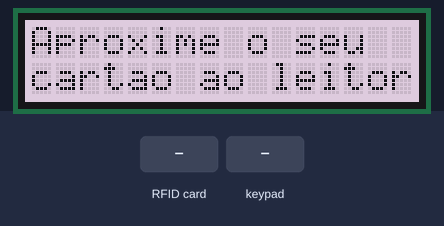
A sketch run on a simulated Arduino Mega 2560, built with avr-gcc and run on an emulated ATmega2560. Shown: 16×2 character LCD. Inputs (shaded band) come from the test bench. The modem accepts every AT command (registered, SIM ready, sends succeed) and sends nothing else; what the sketch prints to the serial monitor is not drawn.

Above: at 7.2 s.
7.3 s: RFID card EA 35 91 ED held to the reader
At 8.7 s:
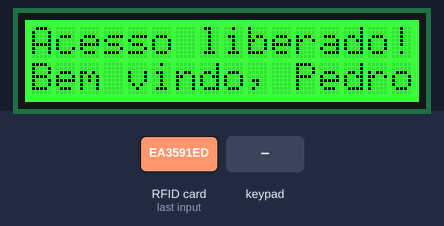
10.3 s: key 'D' pressed
At 12.1 s:
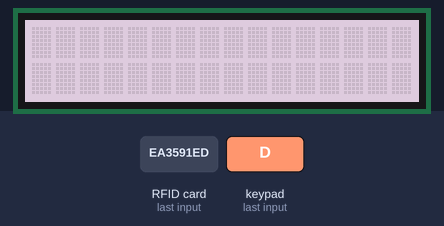
13.3 s: RFID card 2B C5 CC 46 held to the reader
At 14.5 s:
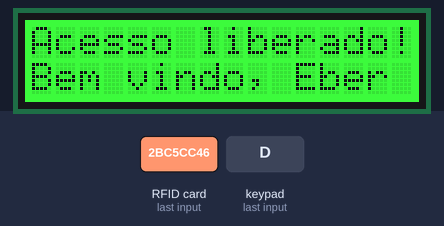
16.3 s: keypad keys 8 5 2 6 5 A pressed 0.4 s apart
At 19.5 s:
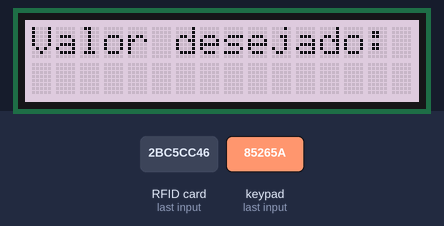
20.2 s: key '*' pressed
At 20.5 s:
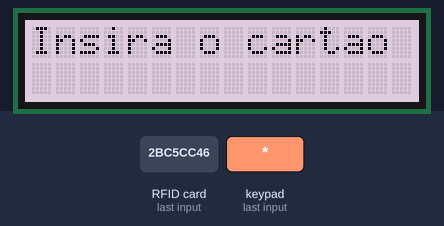
Timing chart, 0 to 23.2 s (numbered marks = the images above; inputs shaded):
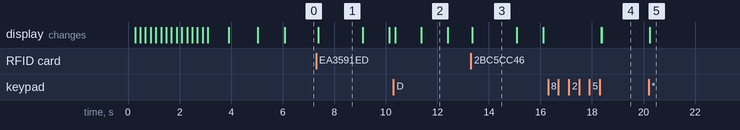

The sketch:

PFTN.ino
```cpp
/**
   Projeto: Carteirinha Charging Center com ESP01 e Arduino UNO

   Resumo: O funcionamento básico deste projeto pode ser descrito como uma central com interface humano máquina (IHM).
   Esta interface será composta de um display para mostrar ao usuário as informações e um teclado que será responsável por inserir as informações no sistema.
   A central será controlada por um microcontrolador ATmega-328 inserido a um Arduino contendo acesso a rede através de um módulo Wi-ﬁ ESP01

*/
#include <SPI.h>
#include <MFRC522.h>
#include <LiquidCrystal.h>
#include <Wire.h>
#include "rgb_lcd.h"
#include <Keypad.h>
//String email = "eber.lima10@gmail.com";
rgb_lcd lcd;
const int colorR = 127;
const int colorG = 255;
const int colorB = 212;

/**********************************************************/
//a cada 24 colunas ele troca de linha sozinho
char array0[] = "Seja Bem Vindo  "; //16
char array1[] = "Sist de Recarga   "; // 18
char array2[] = "Aprox o Cartao  "; //16
char array3[] = "Escolha Funcao Desejada"; //23
char array4[] = "Digite o Valor Desejado"; //23
char array5[] = "A - carregar ; B - Saldo ; C - Transferir ; D - Sair"; //52
int tim = 200; //the value of delay time
/*********************************************************/

const byte ROWS = 4; //four rows
const byte COLS = 4; //four columns
//define the symbols on the buttons of the keypads
char hexaKeys[ROWS][COLS] = {
  {'1', '2', '3', 'A'},
  {'4', '5', '6', 'B'},
  {'7', '8', '9', 'C'},
  {'*', '0', '#', 'D'}
};
byte rowPins[ROWS] = {22, 24, 26, 28}; //connect to the row pinouts of the keypad
byte colPins[COLS] = {30, 32, 34, 36}; //connect to the column pinouts of the keypad

Keypad customKeypad = Keypad(makeKeymap(hexaKeys), rowPins, colPins, ROWS, COLS);

#define SS_PIN 53
#define RST_PIN 5

#define SerialWifi Serial3
uint32_t msg = 0; //numero de creditos enviados no email
int conectado = 0;
uint32_t addcred = 0;
uint32_t SA = 0;
int h = 0; //linha da matriz
int j = 0;

MFRC522 mfrc522(SS_PIN, RST_PIN);
//Matriz de pessoas e códigos cadastrados
String matriz[5][4] = {"Pedro", "EA 35 91 ED", "0", "phbirais@gmail.com",
                       "Eber", "2B C5 CC 46", "3", "eber.lima10@gmail.com",
                       "Bruno", "D6 1A DB 4F", "40", "brunomatsumura@gmail.com",
                       "William", "i", "10", "phbirais@gmail.com",
                       "Random", "71 69 E2 1E", "1", "eber.lima10@gmail.com",
                      };

char st[20];
char EscolheFuncao;
char FuncaoEscolhida;
char ConfirmaValor;
bool find = false;
char ValorRecargaDigitado;
int ValorRecargaInt;
String ValorRecargaString;
//vetor dos créditos de cada pessoa
uint32_t credito[5];


static bool espCheckPresence(uint16_t timeout, uint8_t retries);
static void espBegin();
static void wifiSetup();
static void handleServerClient();
static void wifiStartServer();
static void wifiSendData(uint32_t value);
static String sendModemCommand(String cmd, uint16_t timeout, uint8_t retries = 1);
static void serverProccessClientCommand();

String graph = "<div><iframe width=\"600\" height=\"371\" seamless frameborder=\"0\" scrolling=\"no\" src=\"https://docs.google.com/spreadsheets/d/e/2PACX-1vR8s42u9PIdtwFOw-40zyTslirCnkRh3qC8VLIpW0g0hfNXG_YMYwXO9wqkZMWlw2mI-HxiabLMg6jz/pubchart?oid=249031932&amp;format=interactive\"></iframe></div>";

uint32_t lastDataSent = millis();
uint16_t dataInterval = 60000;
String SSID = "UFABC";
String PW = "85265";

void setup()
{
  // set up the LCD's number of columns and rows:
  lcd.begin(16, 2);
  lcd.setRGB(colorR, colorG, colorB);

  lcd.clear();
  lcd.setCursor(16, 0);
  for (int positionCounter0 = 0; positionCounter0 < 16 ; positionCounter0++)
  {
    lcd.scrollDisplayLeft();
    lcd.print(array0[positionCounter0]);
    delay(tim);
  }
  delay(600);

  lcd.clear();
  lcd.setCursor(0, 0);
  lcd.print("Sist de recarga");
  delay(1000);
  lcd.setCursor(0, 1);
  lcd.print("aguarde........");


  Serial.begin(115200); // Inicia a serial
  SPI.begin();    // Inicia  SPI bus
  mfrc522.PCD_Init(); // Inicia MFRC522

  Serial.println("Bem-vindo ao 3C");


  //Transforma a coluna de creditos da matriz string em coluna de inteiros
  for (h = 0; h < 5; h++)
  {
    for (j = 2; j < 3; j++)
    {
      SA = matriz[h][j].toInt(); //saldo antes de carregar

    }
  }

  Serial.begin(115200);
  SerialWifi.begin(115200);
  SPI.begin();    // Inicia  SPI bus
  mfrc522.PCD_Init(); // Inicia MFRC522
  Serial.println("Bem-vindo ao 3C");
  //tranf
  for (int h = 0; h < 5; h++) {
    for (int j = 2; j < 3; j++) {
      credito[h] = matriz[h][j].toInt();
    }
  }
  //checa esp
  if (!espCheckPresence(10, 500))
  {
    Serial.println("Nao achei bixo");
    while (1);
  }

  delay(1000);
  //Configura Wifi e Esp
  wifiSetup();
}

void loop()
{

  find = false;

  lcd.clear();
  lcd.setCursor(0, 0);
  lcd.print("Aproxime o seu");
  lcd.setCursor(0, 1);
  lcd.print("cartao ao leitor");
  // Busca novos cartões
  if ( ! mfrc522.PICC_IsNewCardPresent())
  {
    return;
  }
  // Escolhe um
  if ( ! mfrc522.PICC_ReadCardSerial())
  {
    return;
  }

  //Mostra UID na serial
  Serial.print("UID da tag :");//Não colocar no display
  String conteudo = "";
  byte letra;

  for (byte i = 0; i < mfrc522.uid.size; i++) //Não printar no display
  {
    Serial.print(mfrc522.uid.uidByte[i] < 0x10 ? " 0" : " ");
    Serial.print(mfrc522.uid.uidByte[i], HEX);
    conteudo.concat(String(mfrc522.uid.uidByte[i] < 0x10 ? " 0" : " "));
    conteudo.concat(String(mfrc522.uid.uidByte[i], HEX));
  }
  //coloca o codigo em letra maiuscula
  conteudo.toUpperCase();

  //varre a matriz de cadstro para encontar a TAG
  for (h = 0; h < 5; h++) {
    for (j = 1; j < 2; j++) {
      if (conteudo.substring(1) == matriz[h][j]) {
        //se conteudo estiver na matriz, printa o nome da pessoa associada a tag
        lcd.clear();
        lcd.setCursor(0, 0);
        lcd.print("Acesso liberado!");
        lcd.setCursor(0, 1);
        lcd.print("Bem vindo, " + matriz[h][j - 1]);
        lcd.setRGB(0, 255, 0);
        delay(1700);
        lcd.setRGB(216, 191, 216);

        //escolher entre opções
        RotinaEscolha();
        find = true;
        delay(1000);


      }
      break;
    }
  }
  //se não achar na matriz, acesso negado
  if (find == false) {
    lcd.clear();
    lcd.setCursor(0, 0);
    lcd.print("Acesso Negado!");
    lcd.setCursor(0, 1);
    lcd.print("Nao Cadastrado");
    Serial.println("\nCarteirinha não cadastrada");
    Serial.println("Acesso Negado!"); //voltar para tela inicial
    Serial.println("Leitura");
    Serial.println(conteudo.substring(1));

    lcd.setRGB(255, 0, 0);
    delay(1500);
    lcd.setRGB( 216, 191, 216);
    lcd.clear();
    lcd.setCursor(0, 0);
    lcd.clear();
    lcd.setCursor(0, 0);
    lcd.print("Aproxime o seu");
    lcd.setCursor(0, 1);
    lcd.print("cartao ao leitor");
    delay(1500);
  }
  else
  {
    //escolher entre opções
  }

}


static String sendModemCommand(String cmd, uint16_t timeout, uint8_t retries)
{
  /* Cria uma string onde a resposta será armazenada */
  String response = "";
  uint8_t ret = retries;

  /* Tenta enviar o comando. Se não obtiver sucesso, tentará retries vezes */
  do {
    Serial.println("Sending: " + cmd);
    SerialWifi.print(cmd);
    uint32_t currentTime = millis();

    /* Após enviar o comando, aguarda pelo OK. Se ocorrer o timeout, ele desiste
       e vai para a próxima tentativa*/
    while (millis() < (currentTime + timeout))
    {
      while (SerialWifi.available()) response += (char) SerialWifi.read();
      /* Quebra o loop se o OK for encontrado */
      if (response.indexOf("OK") != -1) break;
    }
    Serial.println("Response " + String(retries - ret) + ": " + response);
    if (response.indexOf("OK") != -1) break;
    response = "";
  } while (ret-- > 1);

  Serial.println(response);
  return response;
}

static bool espCheckPresence(uint16_t timeout, uint8_t retries)
{
  /* Cria uma string onde a resposta será armazenada */
  String response = "";

  /* Envia a string AT diversas vezes, até conseguir uma resposta
     OK ou acabar o tempo/número de tentativas*/
  do {
    SerialWifi.print("AT\r\n");
    uint32_t currentTime = millis();
    while (millis() < (currentTime + timeout))
    {
      while (SerialWifi.available()) response += (char) SerialWifi.read();
      if (response.indexOf("OK") != -1) return true;
    }
    Serial.println(response);
    response = "";
  } while (retries-- > 1);

  return false;
}

/* Inicializa as configurações de WiFi. */
static void wifiSetup()
{
  String response;
  /* Envia o comando de conectar ao WiFi */
  response = sendModemCommand("AT+CWJAP=\"" + SSID + "\",\"" + PW + "\"\r\n", 10000);

  /* Se foi possível conectar, mostra o IP */
  if (response.indexOf("OK") != -1)
  {
    sendModemCommand("AT+CIFSR\r\n", 1000);
  }

  /* Configura o ESP como WiFi Station */
  sendModemCommand("AT+CWMODE=1\r\n", 1000);

  const int colorR = 216;
  const int colorG = 191;
  const int colorB = 216;
  lcd.setRGB(colorR, colorG, colorB);
}


static void wifiSendData(uint32_t msg, String email)
{
  /* Prepara a requisição GET para o PushingBox com o valor desejado*/
  String data = "GET /pushingbox?devid=v12BC0951E24E2C2";
  data += "&email=" + (email);
  data += "&msg=" + String(msg);
  //data += "&credit=" + String(credit);

  data += " HTTP/1.1\r\nHost: api.pushingbox.com\r\n\r\n";

  /* Conecta ao servidor */
  sendModemCommand("AT+CIPSTART=\"TCP\",\"api.pushingbox.com\",80\r\n", 2500);
  delay(500);

  /* Descreve o tamanho dos dados para envio */
  sendModemCommand("AT+CIPSEND=" + String(data.length()) + "\r\n", 2000);
  delay(500);

  /* Envia os dados */
  SerialWifi.print(data);
  Serial.println("Data sent.");
}


void mensageminicial()
{
  lcd.setRGB(colorR, colorG, colorB);
  lcd.clear();
  lcd.setCursor(16, 0);
  for (int positionCounter2 = 0; positionCounter2 < 21 ; positionCounter2++)
  {
    lcd.scrollDisplayLeft();
    lcd.print(array2[positionCounter2]);
    delay(tim);
  }
  Serial.println("Aproxime o seu cartao do leitor...");
  Serial.println();
}


void RotinaEscolha() {

  EscolherFuncao();
  FuncaoSelecionada();


}

void EscolherFuncao()
{
  int cont;
  lcd.clear();
  lcd.setCursor(0, 0);
  lcd.print("opcoes possiveis:");
  delay(1000);
  lcd.clear();
  lcd.setCursor(0, 0);
  lcd.print("A-carga/B-saldo");
  lcd.setCursor(0, 1);
  lcd.print("C-trasf/D-sair");


  cont = 0;
  EscolheFuncao = " ";
  /*while (EscolheFuncao != 'A' or 'B' or 'C' or 'D' or '2')
    {
    EscolheFuncao = customKeypad.getKey();
    Serial.println(EscolheFuncao);
    lcd.clear();
    lcd.setCursor(0, 0);
    lcd.print("Funcao Desejada:");
    Serial.println("Funcao Desejada:");
    lcd.setCursor(0, 1);
    lcd.print("A- Carregar");
    Serial.println("A- Carregar");
    if (EscolheFuncao == 'A' or EscolheFuncao == 'B' or EscolheFuncao == 'C' or EscolheFuncao == 'D')
    {
      Serial.println(EscolheFuncao);
      break;
    }
    delay (2000);
    EscolheFuncao = customKeypad.getKey();
    lcd.clear();
    lcd.setCursor(0, 0);
    lcd.print("Funcao Desejada:");
    Serial.println("Funcao Desejada:");
    lcd.setCursor(0, 1);
    lcd.print("B- Consult Saldo");
    Serial.println("B- Consult Saldo");
    if (EscolheFuncao == 'A' or EscolheFuncao == 'B' or EscolheFuncao == 'C' or EscolheFuncao == 'D')
    {
      Serial.println(EscolheFuncao);
      break;
    }
    delay (2000);
    EscolheFuncao = customKeypad.getKey();
    lcd.clear();
    lcd.setCursor(0, 0);
    lcd.print("Funcao Desejada:");
    Serial.println("Funcao Desejada:");
    lcd.setCursor(0, 1);
    lcd.print("C- Transf Saldo");
    Serial.println("C- Transf Saldo");
    if (EscolheFuncao == 'A' or EscolheFuncao == 'B' or EscolheFuncao == 'C' or EscolheFuncao == 'D')
    {
      Serial.println(EscolheFuncao);
      break;
    }
    delay (2000);
    EscolheFuncao = customKeypad.getKey();
    lcd.clear();
    lcd.setCursor(0, 0);
    lcd.print("Funcao Desejada:");
    Serial.println("Funcao Desejada:");
    lcd.setCursor(0, 1);
    lcd.print("D- Sair");
    Serial.println("D- Sair");
    if (EscolheFuncao == 'A' or EscolheFuncao == 'B' or EscolheFuncao == 'C' or EscolheFuncao == 'D')
    {
      Serial.println(EscolheFuncao);
      break;
    }
    delay (2000);
    cont++;
    if (cont >= 3)
    {
      EscolheFuncao = '2';
      Serial.println(EscolheFuncao);
      break;
    }

    }
  */

  while (EscolheFuncao != 'A' or 'B' or 'C' or 'D' or '2')
  {
    EscolheFuncao = customKeypad.getKey();
    Serial.println(EscolheFuncao);
    if (EscolheFuncao == 'A' or EscolheFuncao == 'B' or EscolheFuncao == 'C' or EscolheFuncao == 'D')
    {
      Serial.println(EscolheFuncao);
      break;
    }
    delay(50);
  }
}


void FuncaoSelecionada()
{
  switch (EscolheFuncao)
  {
    case 'A':
      {
        EscolheFuncao = ' ';
        lcd.clear();
        lcd.setCursor(0, 0);
        lcd.print("Funcao Escolhida");
        Serial.println("Funcao Escolhida");
        lcd.clear();
        lcd.setCursor(0, 1);
        lcd.print("Recarregar");
        Serial.println("Recarregar");
        delay (10);
        lcd.clear();
        lcd.setCursor(0, 0);
        lcd.print("Valor desejado:");
        Serial.println("Valor:");
        Serial.println("Apos digitar conferir o valor");
        //delay(2000);
        Serial.println("Para confirmar aperte *");
        //delay(2000);
        Serial.println("Para cancelar aperte #");
        //delay(2000);
        Serial.println("Para limpar aperte D");
        delay(500);
        ConfirmaValor = ' ';
        ValorRecargaString = ' ';

        //while (ConfirmaValor != '*' ) // não pode ser essa variável
        while (ValorRecargaDigitado != '*' )
        {
          // ConfirmaValor = customKeypad.getKey();
          ValorRecargaDigitado = customKeypad.getKey();

          //ValorRecargaString.concat(String(ValorRecargaInt < 10 ? " 0" ,));
          if (ValorRecargaDigitado != 0 && ValorRecargaDigitado != '*')
          {
            //ValorRecargaInt = ValorRecargaDigitado.toInt
            ValorRecargaString.concat(ValorRecargaDigitado);
            delay(50);
          }
          Serial.println("Valor:" + ValorRecargaString);
          lcd.setCursor(0, 0);
          lcd.print("Valor desejado:");
          lcd.setCursor(0, 1);
          lcd.print(ValorRecargaString);
        }
        Serial.println("Valor Aceito");
        Serial.println(ValorRecargaString);
        addcred = ValorRecargaString.toInt();
        Serial.println(addcred);

        lcd.clear();
        lcd.setCursor(0, 0);
        lcd.print("Insira o cartao");
        delay(3000);

        lcd.clear();
        lcd.setCursor(0, 0);
        lcd.print("Carregamento ok");
        lcd.setCursor(0, 1);
        lcd.print("email enviado");
        delay(2500);
        lcd.clear();
        lcd.setCursor(0, 0);
        lcd.print("Creditos add:");
        lcd.setCursor(0, 1);
        lcd.print(addcred);
        delay(2200);
        lcd.clear();
        lcd.setCursor(0, 0);
        lcd.print("Valor total(R$):");
        lcd.setCursor(0, 1);
        lcd.print(addcred * 4.65);
        delay(2200);
        SA = credito[h] + addcred;
        Serial.println(SA);

        Serial.println(matriz[h][j + 2]);
        credito[h] = SA;
        delay(1000);

        wifiSendData(SA, (matriz[h][j + 2]));
        ValorRecargaString = ' ';
        ValorRecargaDigitado = " ";
        RotinaEscolha();
      }
    case 'B':
      {
        EscolheFuncao = ' ';
        lcd.clear();
        lcd.setCursor(0, 0);
        lcd.print("Funcao Escolhida");
        lcd.clear();
        lcd.setCursor(0, 1);
        lcd.print("Consultar Saldo");
        delay (1000);

        SA = credito[h];

        lcd.clear();
        lcd.setCursor(0, 0);
        lcd.print("Seu saldo e de:");
        lcd.setCursor(0, 1);
        lcd.print(SA);
        Serial.print(SA);
        Serial.println(matriz[h][j + 2]);
        delay(1000);
        RotinaEscolha();

      }
    case 'C':
      {
        break;
      }
    case 'D':
      {
        EscolheFuncao = ' ';
        lcd.clear();
        lcd.setCursor(0, 0);
        lcd.print("Funcao Escolhida");
        lcd.clear();
        lcd.setCursor(0, 1);
        lcd.print("Sair");
        delay (1000);
        lcd.clear();
        {
          break;
        }
      }
    case '2':
      {
        /*
          EscolheFuncao = ' ';
          lcd.clear();
          lcd.setCursor(0, 0);
          lcd.print("Opcao Invalida");
          delay (1000);
          {
          lcd.clear();
          break;
          }
        */
      }
  }
}
```

Measured:
- after the input at 7.3 s, the display: changes after 0.09 s (image 1)
- after the input at 10.3 s, the display: first changes after 0.07 s (image 2 shows a later state)
- after the input at 13.3 s, the display: changes after 0.05 s (image 3)
- after the input at 16.3 s, the display: first changes after 2.1 s (image 4 shows a later state)
- after the input at 20.2 s, the display: changes at once (image 5)
- what the display in image 1 shows lasts 1.7 s, from 7.4 s to 9.1 s
- what the display in image 2 shows lasts 1.0 s, from 11.4 s to 12.4 s
